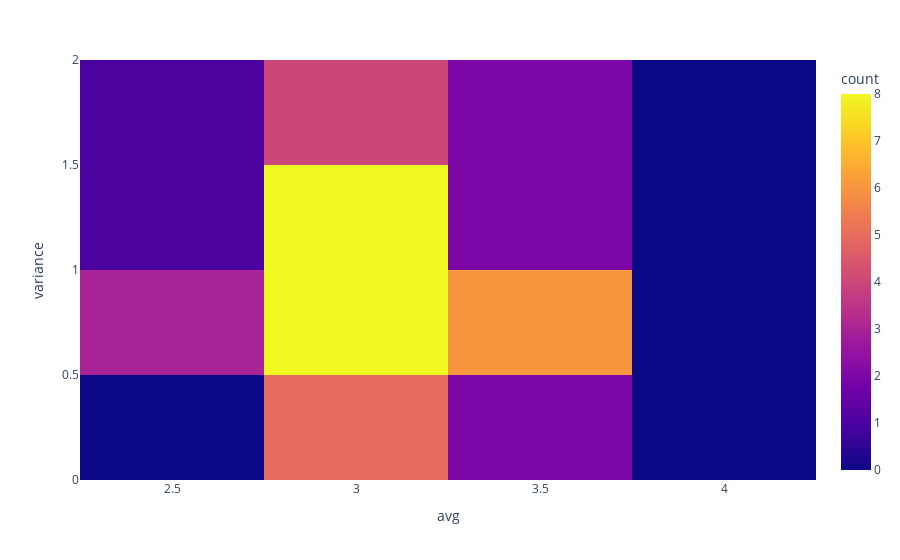

Source (notebook cell):
### Code cell
varXmood_dens = px.density_heatmap(mood_weekly, x='avg', y='variance')
varXmood_dens.show()

### Figure 1 — Plotly figure (JSON) as saved in the notebook; plotly's stock layout.template omitted (floating-point values rounded to 4 significant figures)
{"data": [{"coloraxis": "coloraxis", "hovertemplate": "avg=%{x}<br>variance=%{y}<br>count=%{z}<extra></extra>", "name": "", "type": "histogram2d", "x": [2.857, 3.0, 2.571, 2.857, 2.857, 2.714, 3.0, 3.143, 3.714, 3.0, 2.429, 2.857, 3.0, 3.0, 3.0, 3.0, 3.429, 3.0, 2.714, 3.143, 3.273, 2.857, 3.2, 3.143, 3.286, 3.571, 3.143, 3.143, 3.571, 3.571, 3.333, 3.714, 3.0, 2.714, 2.857, 3.429, 2.857, 3.286, 3.0, 3.143, 3.286, 3.0, 4.0], "xaxis": "x", "xbingroup": "x", "y": [1.143, 1.667, 0.9524, 1.143, 0.8095, 1.571, 0.4444, 0.8095, 0.5714, 1.333, 0.9524, 1.81, 0.6667, 0.6667, 0.5, 1.0, 1.619, 0.6667, 0.9048, 1.81, 0.2182, 1.143, 1.067, 0.4762, 0.5714, 1.286, 0.8095, 0.4762, 0.619, 0.619, 0.75, 0.9048, 0.3333, 1.238, 1.143, 0.2857, 0.4762, 1.238, 1.5, 1.055, 1.758, 0.6154, null], "yaxis": "y", "ybingroup": "y"}], "layout": {"coloraxis": {"colorbar": {"title": {"text": "count"}}, "colorscale": [[0.0, "#0d0887"], [0.1111, "#46039f"], [0.2222, "#7201a8"], [0.3333, "#9c179e"], [0.4444, "#bd3786"], [0.5556, "#d8576b"], [0.6667, "#ed7953"], [0.7778, "#fb9f3a"], [0.8889, "#fdca26"], [1.0, "#f0f921"]]}, "legend": {"tracegroupgap": 0}, "margin": {"t": 60}, "xaxis": {"anchor": "y", "domain": [0.0, 1.0], "title": {"text": "avg"}}, "yaxis": {"anchor": "x", "domain": [0.0, 1.0], "title": {"text": "variance"}}}}
